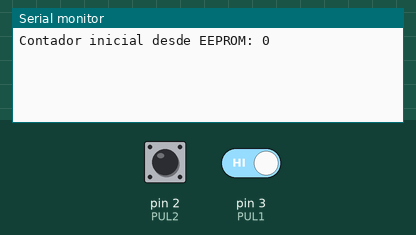
The sketch below on a simulated Arduino Uno, built with avr-gcc and run on an emulated ATmega328P. Parts: the last lines printed to the serial monitor. The test bench sets the inputs (shaded band); at power-on: pin 2 (PUL2) HIGH, pin 3 (PUL1) HIGH. EEPROM starts erased.

Above: at 1.2 s.
1.3 s: pin 2 (PUL2) driven LOW
At 1.9 s:
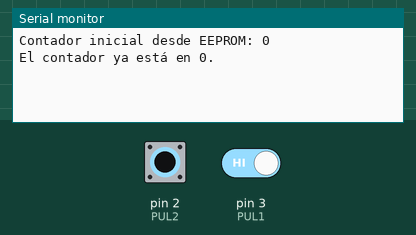
2.8 s: pin 3 (PUL1) driven LOW
At 3.2 s:
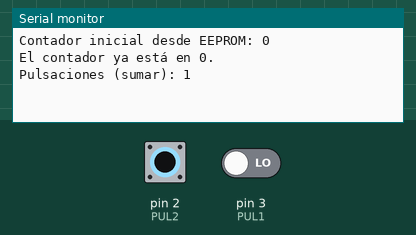
4.3 s: pin 2 (PUL2) pulsed HIGH 2 times (0.12 s each, 0.3 s apart)
At 4.63 s:
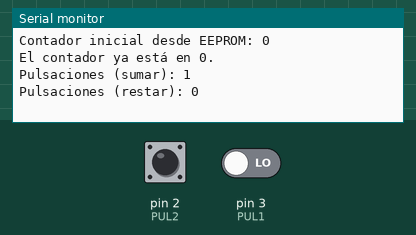

Measured:
- after the input at 1.3 s, the serial monitor: prints a new line at once (image 1)
- after the input at 2.8 s, the serial monitor: prints a new line at once (image 2)
- after the input at 4.3 s, the serial monitor: prints a new line after 0.12 s (image 3)

The sketch:

Vol_0_100.ino
```cpp
#include <EEPROM.h>
#define PUL2 2
#define PUL1 3
#define LED1 0
#define BAURENT 9600
#define REINICIO 0
#define DEBOUNCE_DELAY 50
#define MIN 0
#define MAX 100
           // Tiempo de retardo para evitar rebote
unsigned long lastDebounceTime = 0;  // Tiempo en que se detectó el último cambio
int direccion = 0;
unsigned int CONT = 0;               // Inicializamos CONT, pero lo cargaremos desde la EEPROM
unsigned int TIME = 0;
unsigned int PASO = 1;
volatile bool flag = false;

void setup() {
  Serial.begin(BAURENT);

  // Leer el valor almacenado en la EEPROM al iniciar
  EEPROM.get(direccion, CONT);

  // Si el valor leído no está en el rango esperado (por ejemplo, valores iniciales incorrectos), reiniciar CONT
  if (CONT > MAX) {
    CONT = 0; // Resetear si el valor es inválido
  }

  Serial.print("Contador inicial desde EEPROM: ");
  Serial.println(CONT);

  pinMode(PUL1, INPUT);
  pinMode(PUL2, INPUT);

  // Configurar interrupciones para sumar y restar
  attachInterrupt(digitalPinToInterrupt(PUL1), sumar, FALLING);
  attachInterrupt(digitalPinToInterrupt(PUL2), restar, FALLING);
}

void loop() {
  delay(100);  // Pequeño retardo para no saturar el loop principal
}

void sumar() {
  if (CONT >= MAX) {
    Serial.println("El contador ha alcanzado el valor máximo.");
  } else {
    unsigned long currentTime = millis();  // Obtener el tiempo actual

    // Verificar si ha pasado el tiempo suficiente desde la última pulsación (antirrebote)
    if (currentTime - lastDebounceTime > DEBOUNCE_DELAY) {
      flag = !flag;
      if (flag) {
        CONT = CONT + PASO;  // Incrementar el contador
        flag = false;

        // Guardar el nuevo valor de CONT en la EEPROM
        EEPROM.put(direccion, CONT);

        // Mostrar el contador en el monitor serial
        Serial.print("Pulsaciones (sumar): ");
        Serial.println(CONT);
      }
      lastDebounceTime = currentTime;  // Actualizar el tiempo del último cambio
    }
  }
}

void restar() {
  if (CONT <= MIN) {
    Serial.println("El contador ya está en 0.");
  } else {
    unsigned long currentTime = millis();  // Obtener el tiempo actual

    // Verificar si ha pasado el tiempo suficiente desde la última pulsación (antirrebote)
    if (currentTime - lastDebounceTime > DEBOUNCE_DELAY) {
      flag = !flag;
      if (flag) {
        CONT = CONT - PASO;  // Decrementar el contador
        flag = false;

        // Guardar el nuevo valor de CONT en la EEPROM
        EEPROM.put(direccion, CONT);

        // Mostrar el contador en el monitor serial
        Serial.print("Pulsaciones (restar): ");
        Serial.println(CONT);
      }
      lastDebounceTime = currentTime;  // Actualizar el tiempo del último cambio
    }
  }
}
```
